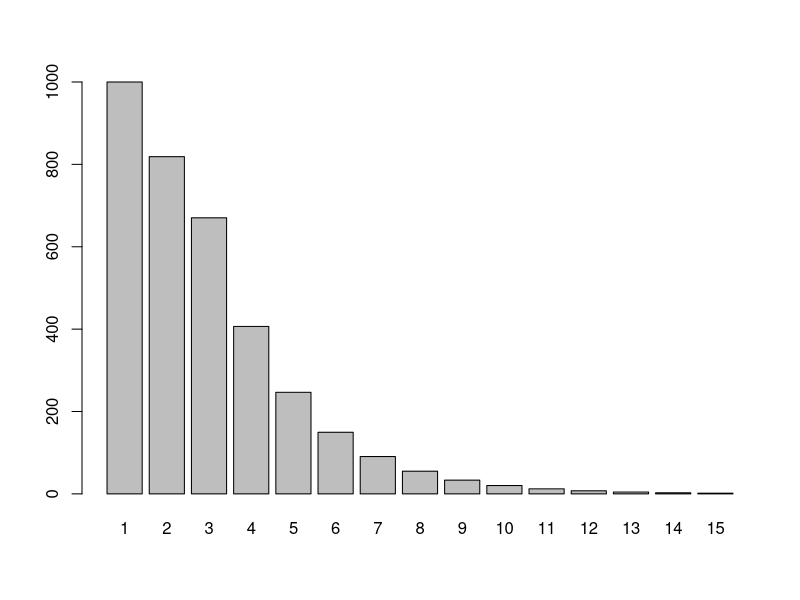
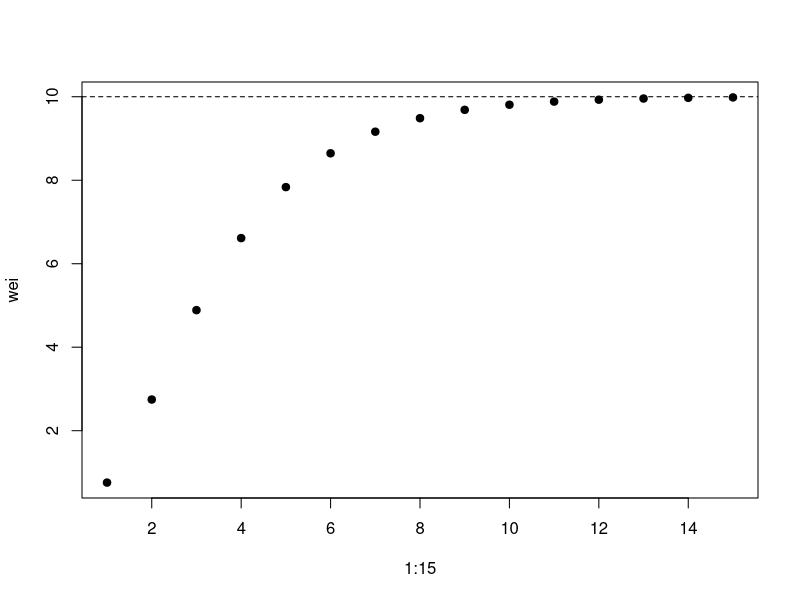
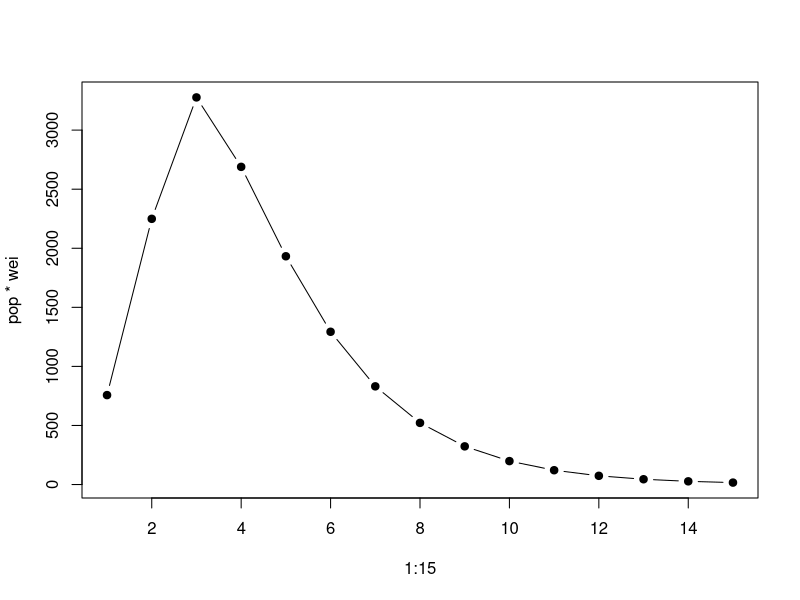
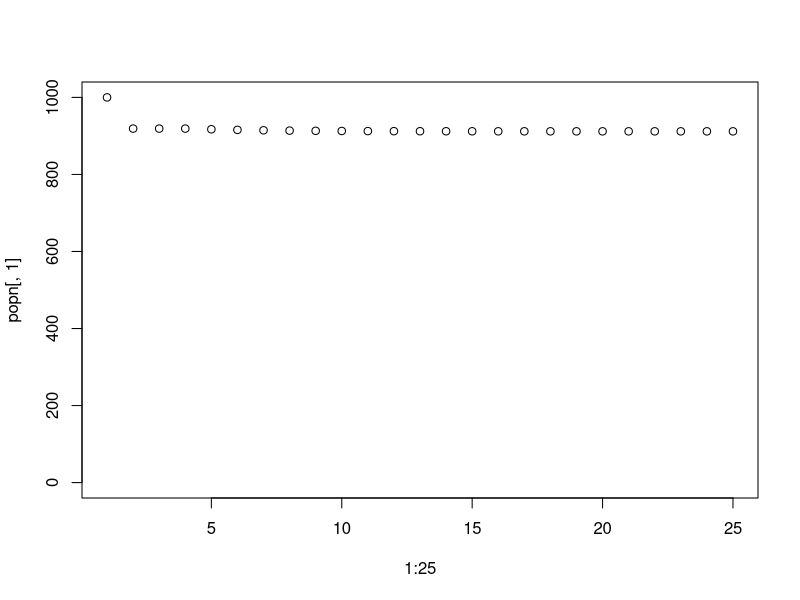
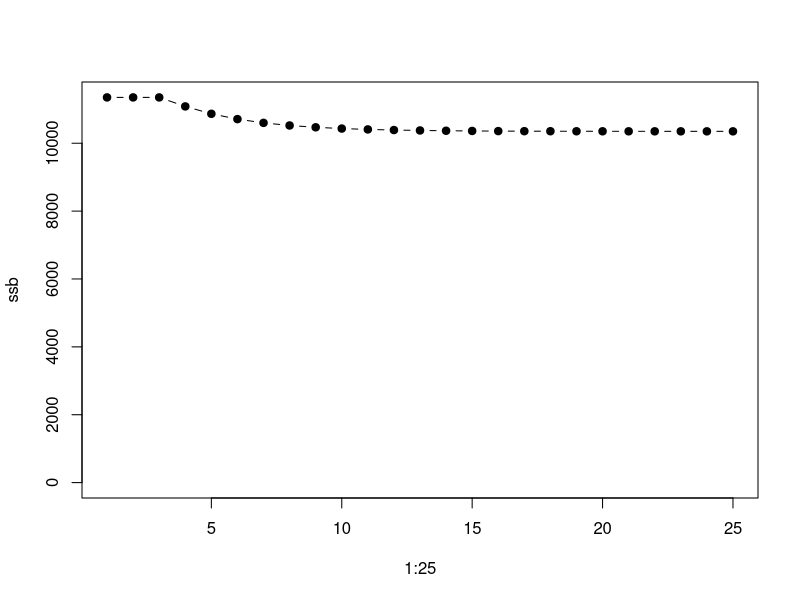

R code for these plots, in order: (Note: this script raises an error after producing the figures.)
# Biological Production
# Shows how to run the examples used during the lecture
# about biological production

# Copyright 2011-12 Iago Mosqueira & Ernesto Jardim, EC JRC


#==============================================================================
# MORTALITY 
#==============================================================================

# population and selectivity
pop <- rep(NA, 15)
sel <- c(0, 0, rep(1, 13))

# 1000 recruits
pop[1] <- 1000

M <- 0.2
F <- 0.3

# N_a+1 = N_a * e^-(F*P_a+M)
pop[2] <- pop[1] * exp(-(F * sel[1] + M))
pop[3] <- pop[2] * exp(-(F * sel[2] + M))
pop[4] <- pop[3] * exp(-(F * sel[3] + M))
pop[5] <- pop[4] * exp(-(F * sel[4] + M))
pop[6] <- pop[5] * exp(-(F * sel[5] + M))
pop[7] <- pop[6] * exp(-(F * sel[6] + M))
#...

# better to use a loop
for(a in 2:15)
{
  pop[a] <- pop[a-1] * exp(-(F * sel[a-1] + M))
}

# How many survive to age 15?
pop[15]

# What is the proportional survival (and mortality) at each age?
for(a in 2:15)
  print(pop[a] / pop[a-1])

# Plot abundance at age (bar chart)
barplot(pop, names.arg=1:15)

# regression of Ln abundance on age
lm(log(pop) ~ age, data.frame(pop=pop, age=1:15))

#==============================================================================
# GROWTH
#==============================================================================

# vonBertallanfy parameters
Winf <- 10
k <- 0.5
t0 <- -0.1
b <- 3

# weight at age vector
wei <- rep(NA, 15)

# W_t = W_inf * (1 - exp(-k*(t-t_0))) ^ 3
for(a in 1:15)
  wei[a] <- Winf * (1- exp(-k*(a-t0)))^3

# Plot weight by age
plot(1:15, wei, pch=19)
  abline(10, 0, lty=2)

# Biomass at age
bio <- pop * wei

# Total biomass
totbio <- sum(pop * wei)

# Plot biomass at age
plot(1:15, pop*wei, pch=19, type='b')

#==============================================================================
# RECRUITMENT
#==============================================================================

# population matrix
popn <- matrix(NA, nrow=25, ncol=15, dimnames=list(year=1:25, age=1:15), byrow=TRUE)
# first year
popn[1,] <- pop

# B&H parameters
b1 <- 1000
b2 <- 1000

# Go over years
for(y in 2:25)
{
  # ssb
  ssb <- sum(popn[y-1, 3:15] * wei[3:15])

  # recruitment
  popn[y,1] <- (b1 * ssb) / (b2 + ssb)
  
  # other ages
  for(a in 2:15)
    popn[y,a] <- popn[y-1, a-1] * exp(-(F * sel[a-1] + M))
}

# recruitment
plot(1:25, popn[,1], ylim=c(0, 1000))

# ssb
ssb <- popn[,3:15] %*% wei[3:15]
plot(1:25, ssb, pch=19, type='b', ylim=c(0, max(ssb)))

# what about the effect of F ?

F <- seq(0,3,0.1)
Feff.res <- lapply(split(F,F), function(x){Feff(x)})
Feff.res <- do.call("rbind", Feff.res)
xyplot(rec~year, groups=F, data=Feff.res, type=c("g","l"), auto.key=list(space="right"))

#==============================================================================
# RECRUITMENT VARIABILITY
#==============================================================================

popv <- popn
v <- 1000

plot(1:25, ssb, ylim=c(0,max(ssb)*2))

for (i in 1:50)
{

  for(y in 2:25)
  {
    # recruitment
    popv[y,1] <- (b1 * ssb[y-1]) / (b2 + ssb[y-1]) + (runif(1) - 0.5) * v

    for(a in 2:15)
      popv[y,a] <- popv[y-1,a-1] * exp(- (F*sel[a-1] + M))
  
    # SSB
    ssb[y] <- sum(wei[3:15] * popv[y, 3:15])
  
  lines(1:25, ssb, lty=1, col='red')
  }
}



#####################################################################
#### FUNCTION FOR F effect

Feff <- function(F){
	# population matrix
	popn <- matrix(NA, nrow=25, ncol=15, dimnames=list(year=1:25, age=1:15), byrow=TRUE)
	# first year
	popn[1,] <- pop

	# B&H parameters
	b1 <- 1000
	b2 <- 1000

	# Go over years
	for(y in 2:25)
	{
	  # ssb
	  ssb <- sum(popn[y-1, 3:15] * wei[3:15])

	  # recruitment
	  popn[y,1] <- (b1 * ssb) / (b2 + ssb)
	  
	  # other ages
	  for(a in 2:15)
	    popn[y,a] <- popn[y-1, a-1] * exp(-(F * sel[a-1] + M))
	}
	data.frame(year=1:25, F=F, rec=popn[,1], ssb=ssb)
}


